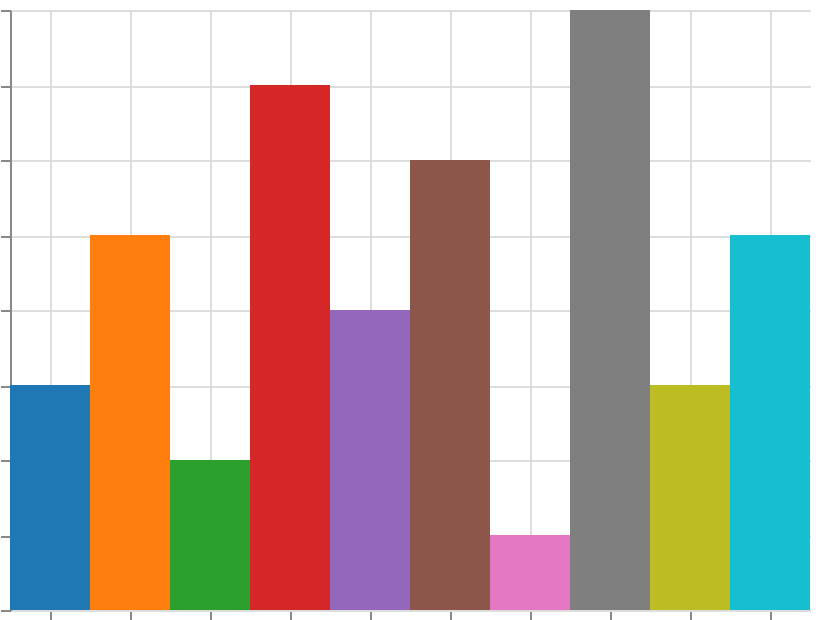

Vega-Lite specification stored for this chart:
### Vega specification from a JSON file in a GitHub repository (floating-point values rounded to 4 significant figures)
{"$schema": "https://vega.github.io/schema/vega/v6.json", "width": 400, "height": 300, "padding": 5, "autosize": "none", "data": [{"name": "table", "values": [{"cat": "A", "val": 3}, {"cat": "B", "val": 5}, {"cat": "C", "val": 2}, {"cat": "D", "val": 7}, {"cat": "E", "val": 4}, {"cat": "F", "val": 6}, {"cat": "G", "val": 1}, {"cat": "H", "val": 8}, {"cat": "I", "val": 3}, {"cat": "J", "val": 5}]}], "scales": [{"name": "x", "type": "band", "domain": {"data": "table", "field": "cat", "sort": true}, "range": "width"}, {"name": "y", "type": "linear", "domain": {"data": "table", "field": "val"}, "range": [{"signal": "height"}, 0], "zero": true, "nice": true}, {"name": "color", "type": "ordinal", "domain": {"data": "table", "field": "cat", "sort": true}, "scheme": "category10"}], "marks": [{"type": "rect", "from": {"data": "table"}, "encode": {"update": {"x": {"scale": "x", "field": "cat"}, "width": {"scale": "x", "band": 1}, "y": {"scale": "y", "field": "val"}, "y2": {"scale": "y", "value": 0}, "fill": {"scale": "color", "field": "cat"}}}}], "axes": [{"scale": "x", "orient": "bottom", "grid": true, "labels": false}, {"scale": "y", "orient": "left", "grid": true, "labels": false}], "legends": [{"fill": "color"}]}
